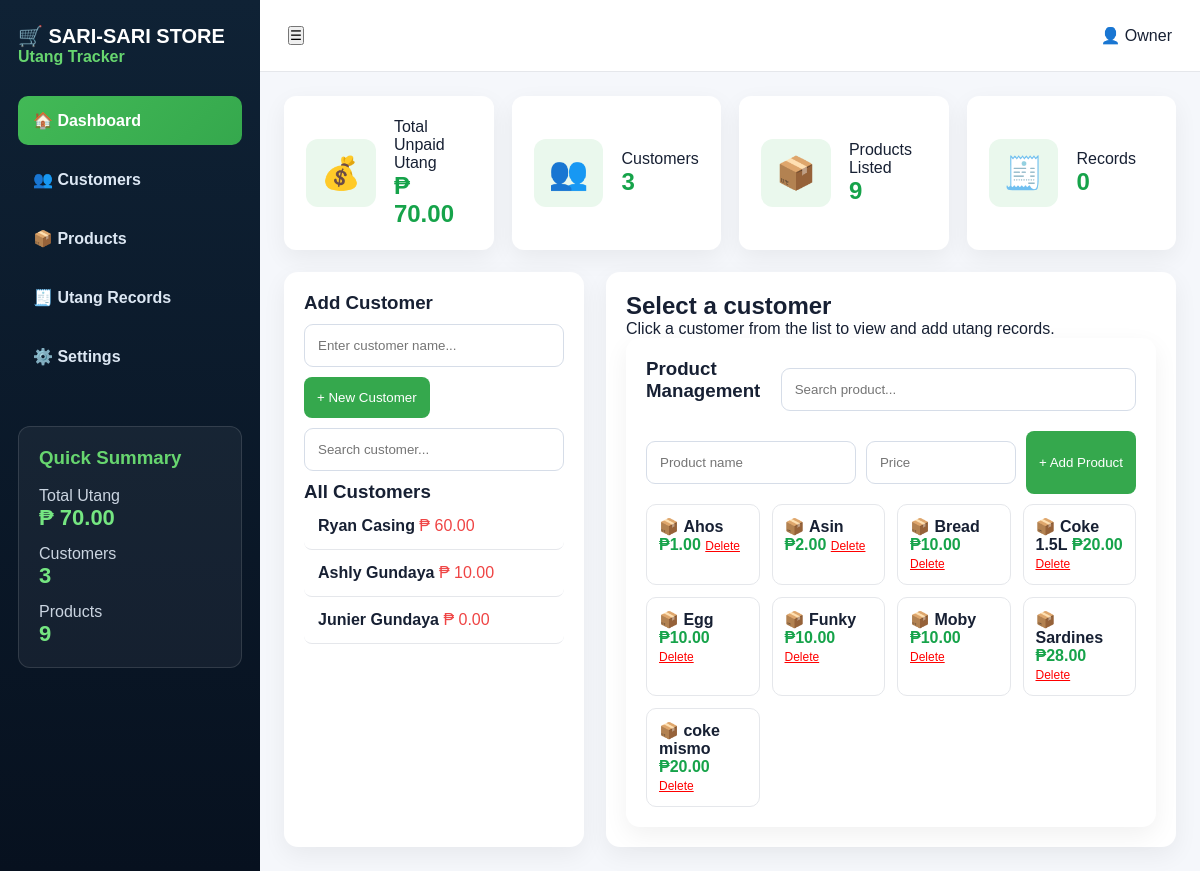
Before: / with the older database file.
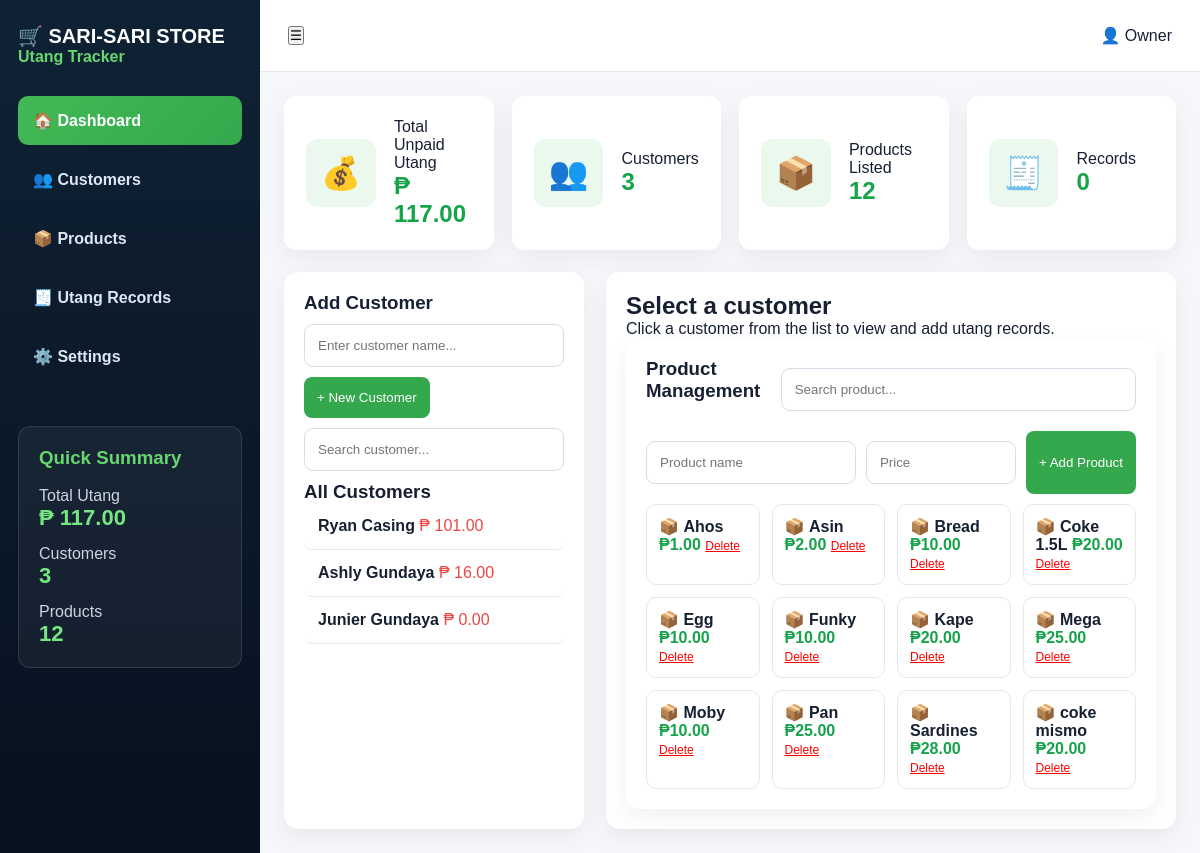
After: the same page with the newer database file.
### tables this page shows
CREATE TABLE customers (
        id INTEGER PRIMARY KEY AUTOINCREMENT,
        name TEXT NOT NULL
    );

CREATE TABLE products (
        id INTEGER PRIMARY KEY AUTOINCREMENT,
        name TEXT NOT NULL,
        price REAL NOT NULL
    );

### app.py (the view)
@app.route("/")
def index():
    conn = get_db()
    cursor = conn.cursor()
    customers = get_customers(cursor)
    cursor.execute("SELECT * FROM products ORDER BY name")
    products = cursor.fetchall()
    cursor.execute("SELECT COALESCE(SUM(total), 0) FROM utang WHERE status = 'UNPAID'")
    total_utang = cursor.fetchone()[0]
    conn.close()
    return render_template(
        "index.html",
        customers=customers,
        products=products,
        total_utang=total_utang,
        selected_customer=None,
        utang_list=[],
        selected_total=0
    )

### app.py (called while the page is built)
def get_db():
    return sqlite3.connect("database.db")

def get_customers(cursor):
    cursor.execute("""
        SELECT customers.id, customers.name,
        COALESCE(SUM(
            CASE
                WHEN utang.status = 'UNPAID' THEN utang.total
                ELSE 0
            END
        ), 0)
        FROM customers
        LEFT JOIN utang ON customers.id = utang.customer_id
        GROUP BY customers.id, customers.name
        ORDER BY customers.id DESC
    """)
    return cursor.fetchall()

### templates/index.html (shortened to what the changed rows need)
<!DOCTYPE html>
<html lang="en">
<head>
  <link rel="stylesheet" href="{{ url_for('static', filename='style.css') }}">
</head>
<body>
<div class="app">
  <aside class="sidebar">
    <h2>🛒 SARI-SARI STORE</h2>
    <div class="summary">
      <h3>Quick Summary</h3>
      <p>Total Utang</p>
      <strong>₱ {{ "%.2f"|format(total_utang) }}</strong>
      <p>Customers</p>
      <strong>{{ customers|length }}</strong>
      <p>Products</p>
      <strong>{{ products|length }}</strong>
    </div>
  </aside>
  <main class="main">
    <section class="cards">
      <div class="stat">
        <div>
          <p>Total Unpaid Utang</p>
          <h2>₱ {{ "%.2f"|format(total_utang) }}</h2>
        </div>
      </div>
      <div class="stat">
        <div>
          <h2>{{ customers|length }}</h2>
        </div>
      </div>
      <div class="stat">
        <div>
          <p>Products Listed</p>
          <h2>{{ products|length }}</h2>
        </div>
      </div>
      <div class="stat">
        <div>
          <h2>{{ utang_list|length }}</h2>
        </div>
      </div>
    </section>
    <section class="content-grid">
      <div class="customer-panel">
        {% if customers %}
          {% for customer in customers %}
            <a href="/customer/{{ customer[0] }}"
               class="customer customer-item {% if selected_customer and selected_customer[0] == customer[0] %}active-customer{% endif %}">
              <strong>{{ customer[1] }}</strong>
              <span>₱ {{ "%.2f"|format(customer[2]) }}</span>
            </a>
          {% endfor %}
        {% else %}
          <p class="empty">No customers yet.</p>
        {% endif %}
      </div>
      <div class="details">
        {% if selected_customer %}
        <div class="details-head">
            <div>
                <h2>{{ selected_customer[1] }}</h2>
                <p>Total Unpaid Utang: <b>₱ {{ "%.2f"|format(selected_total) }}</b></p>
            </div>
            <div class="actions">
                <a href="/print/{{ selected_customer[0] }}" class="blue-btn">
                🖨 Print
                </a>
            </div>
            </div>
          <table>
            <thead>
              <tr>
                <th>Date</th>
                <th>Item</th>
                <th>Qty</th>
                <th>Price</th>
                <th>Total</th>
                <th>Status</th>
                <th>Action</th>
              </tr>
            </thead>
            <tbody>
              {% if utang_list %}
                {% for u in utang_list %}
                  <tr>
                    <td>{{ u[7] if u[7] else "-" }}</td>
                    <td>{{ u[2] }}</td>
                    <td>{{ u[3] }}</td>
                    <td>₱{{ "%.2f"|format(u[4]) }}</td>
                    <td>₱{{ "%.2f"|format(u[5]) }}</td>
                    <td>
                      <span class="badge {% if u[6] == 'PAID' %}paid{% else %}unpaid{% endif %}">
                        {{ u[6] }}
                      </span>
                    </td>
                                            <td>
                        {% if u[6] == 'UNPAID' %}
                            <a href="/mark-paid/{{ u[0] }}/{{ selected_customer[0] }}"
                            onclick="return confirm('Mark this item as paid?')">
                            ✅
                            </a>
                        {% else %}
                            <span class="paid-text">Paid</span>
                        {% endif %}
                        <a href="/edit-utang/{{ u[0] }}/{{ selected_customer[0] }}">✏️</a>
                        <a href="/delete-utang/{{ u[0] }}/{{ selected_customer[0] }}"
                            onclick="return confirm('Delete this utang record?')">
                            🗑️
                        </a>
                        </td>
                                        </tr>
                {% endfor %}
              {% else %}
                <tr>
                  <td colspan="7">No utang records yet.</td>
                </tr>
              {% endif %}
            </tbody>
          </table>
          <div class="total-row">
            TOTAL UNPAID UTANG: <strong>₱ {{ "%.2f"|format(selected_total) }}</strong>
          </div>
          <div class="form-card">
            <h3>Add New Utang</h3>
            <form action="/add-utang" method="POST">
              <input type="hidden" name="customer_id" value="{{ selected_customer[0] }}">
              <div class="form-grid">
                <select name="item_name" id="itemSelect" required>
                  <option value="">Select item...</option>
                  {% for product in products %}
                    <option value="{{ product[1] }}" data-price="{{ product[2] }}">
                      {{ product[1] }}
                    </option>
                  {% endfor %}
                </select>
                <input type="number" name="quantity" id="quantityInput" value="1" min="1" required>
                <input type="text" name="price" id="priceInput" placeholder="Price" readonly required>
                <input type="text" name="total" id="totalInput" placeholder="Total" readonly required>
                <button class="green-btn" type="submit">Save Utang</button>
              </div>
            </form>
            <small>* Total is computed automatically</small>
          </div>
        {% else %}
          <div class="empty-state">
            <h2>Select a customer</h2>
          </div>
        {% endif %}
        <div class="products">
          <div class="product-list">
            {% for product in products %}
              <div class="product product-item">
                📦 <b>{{ product[1] }}</b>
                <span>₱{{ "%.2f"|format(product[2]) }}</span>
                <a href="/delete-product/{{ product[0] }}"
                   onclick="return confirm('Delete this product?')"
                   class="delete-product">
                  Delete
                </a>
              </div>
            {% endfor %}
          </div>
        </div>
      </div>
    </section>
  </main>
</div>
</body>
</html>

Changed rows visible on the page:
computed for customers "Ryan Casing": customer "60.00" → "101.00"
computed for customers "Ashly Gundaya": customer "10.00" → "16.00"
added products: name "Kape", price "20.00"
added products: name "Mega", price "25.00"
added products: name "Pan", price "25.00"
Other visible differences:
{{ "%.2f"|format(total_utang) }}: "70.00" → "117.00"
{{ products|length }}: "9" → "12"
